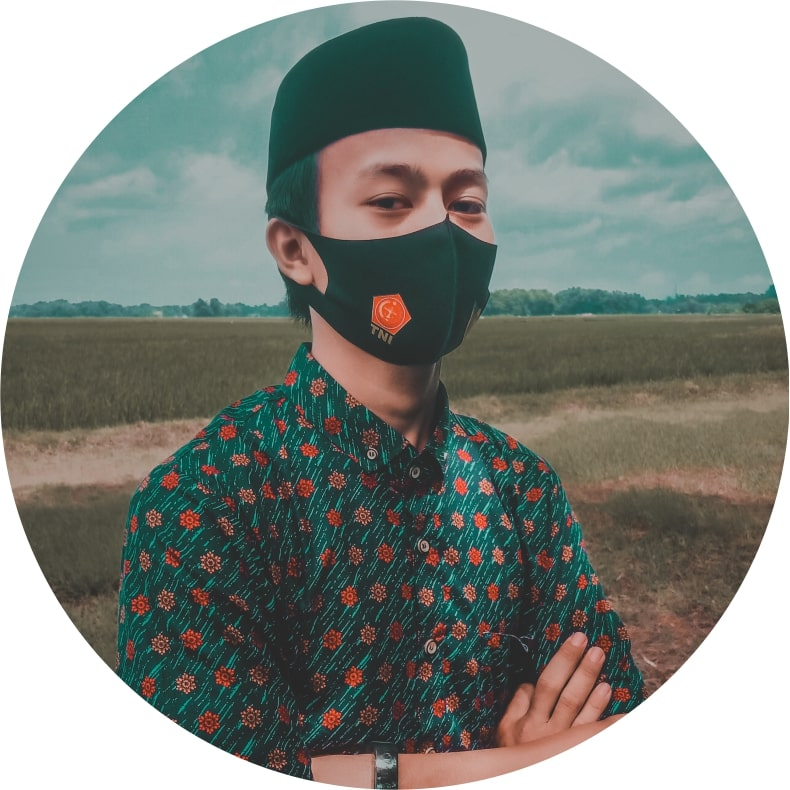
#> input picture Load-Image/Watermark.jpg, 790 x 790 px, given in place of the camera
$ python objectContour.py
#> lines starting #> are read from the running program, lines starting #| are printed output that depends on the picture; after the words box and inside, x2 and y2 are one past the last pixel; in counts of white or black regions, pixels touching at a corner belong together
#> further down, frame is the input picture: shape (790, 790, 3); mean B, G, R 129.8, 135.6, 129.9
import cv2 as cv
import numpy as np

def rescale_frame(frame,percent=75):
#> called with percent = 50
    width=int(frame.shape[1]*percent/100)
#> width = 395
    height=int(frame.shape[0]*percent/100)
#> height = 395
    dim=(width, height)
#> dim = (395, 395)
    return cv.resize(frame,dim,interpolation=cv.INTER_AREA)

cap=cv.VideoCapture(0)

while True:
    _,frame=cap.read()
    image=rescale_frame(frame,percent=50)
    gray=cv.cvtColor(image,cv.COLOR_BGR2GRAY)
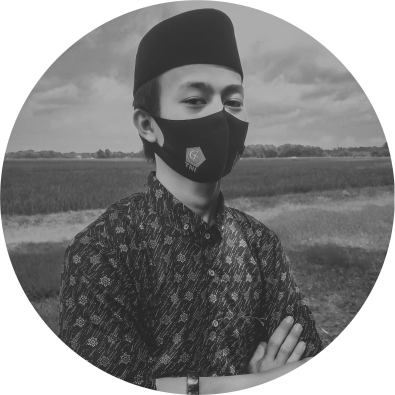
#> gray: shape (395, 395); min 37, max 255, mean 133.3
    edge=cv.Canny(gray,50,300)
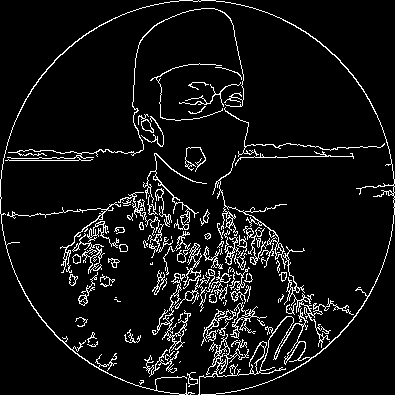
#> edge: shape (395, 395); 7.2% white in thin lines or dots
    _,biner=cv.threshold(gray,60,255,cv.THRESH_BINARY)
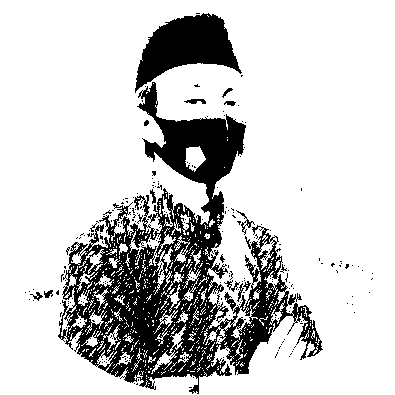
#> biner: shape (395, 395); 79.6% white; 238 black regions (222 under 20 px)
    contours,hierarchy=cv.findContours(edge,cv.RETR_EXTERNAL,cv.CHAIN_APPROX_NONE)
#> contours = 85 contours, 43 with area under 20; largest, box (x1, y1, x2, y2) and area: (0, 0, 395, 395) 986, (212, 155, 354, 348) 464, (152, 273, 191, 353) 203, (175, 243, 210, 312) 194, (72, 233, 105, 274) 162

    jumlah=str(len(contours))
#> jumlah = '85'
    print("jumlah objek : ",jumlah)
#| jumlah objek :  85
    result_contour=cv.drawContours(image,contours,-1,(0,255,0),2)
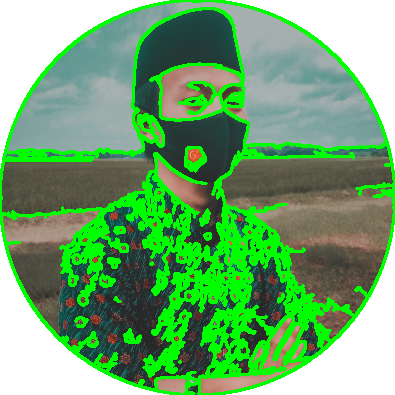
#> result_contour: shape (395, 395, 3); mean B, G, R 110.4, 167.6, 110.3

    cv.imshow("Grayscale",gray)
    cv.imshow("Canny",edge)
    cv.imshow("Biner",biner)
    cv.imshow("Result Contour",result_contour)

    if cv.waitKey(1)==ord('p'):
#> (key Esc is pressed here)
        break

camera.release()
cv.destroyAllWindows()
